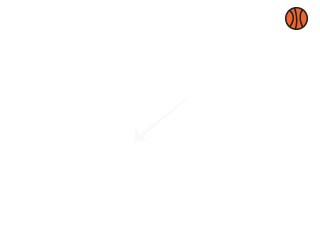
#> input picture data/imgs/1.jpg, 320 x 240 px, found by its file name; the run also reads 1 picture not shown here
$ jupyter execute --allow-errors 5_kalman_filter_object_tracking.ipynb
#> lines starting #> are read from the running program, lines starting #| are printed output that depends on the picture; after the words box and inside, x2 and y2 are one past the last pixel; in counts of white or black regions, pixels touching at a corner belong together
[cell 1]
import numpy as np
import matplotlib.pyplot as plt
import cv2
from numpy.linalg import inv
from skimage.metrics import structural_similarity

np.random.seed(0)

[cell 2]
def get_ball_pos(iimg=0):
    # Read images.
#> called with iimg = 0
    imageA = cv2.imread('./data/Imgs/bg.jpg')
    imageB = cv2.imread('./data/Imgs/{}.jpg'.format(iimg+1))
#> imageB is the input picture: shape (240, 320, 3); mean B, G, R 253.8, 253.9, 254.4

    # Convert the images to grayscale.
    grayA = cv2.cvtColor(imageA, cv2.COLOR_BGR2GRAY)
    grayB = cv2.cvtColor(imageB, cv2.COLOR_BGR2GRAY)

    # 두 이미지 사이의 구조적 유사성 지수(SSIM) 계산, 차이 이미지가 반환되는지 확인.
    _, diff = structural_similarity(grayA, grayB, full=True)
    diff = (diff * 255).astype('uint8')

    # 서로 다른 두 이미지(배경, 공)의 영역을 구하기 위해 이미지 임계값 지정 후 윤곽선 찾기
    thresh = cv2.threshold(diff, 0, 255, cv2.THRESH_BINARY_INV | cv2.THRESH_OTSU)[1]
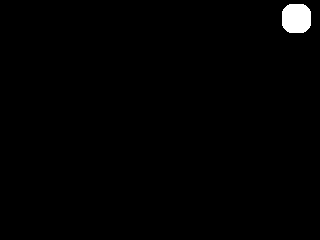
#> thresh: shape (240, 320); 0.98% white; 1 white region
    contours, _ = cv2.findContours(thresh.copy(), cv2.RETR_EXTERNAL, cv2.CHAIN_APPROX_SIMPLE)
#> contours = 1 contour; box (x1, y1, x2, y2) and area: (282, 4, 311, 33) 704
    M = cv2.moments(contours[0])
#> M = moments, m00 704, centre m10/m00, m01/m00 = (296, 18)
    xc = int(M['m10'] / M['m00'])  # center of x as true position.
#> xc = 296
    yc = int(M['m01'] / M['m00'])  # center of y as true position.
#> yc = 18

    v = np.random.normal(0, 15)  # v: 위치의 측정잡음

    xpos_meas = xc + v  # x_pos_meas: 위치x의 측정값 (observable).
#> xpos_meas = 322.5
    ypos_meas = yc + v  # y_pos_meas: 위치y의 측정값 (observable).
#> ypos_meas = 44.46
#> `z_meas = get_ball_pos(i)`: z_meas = [322.5, 44.46]
#> `plt.show()`:
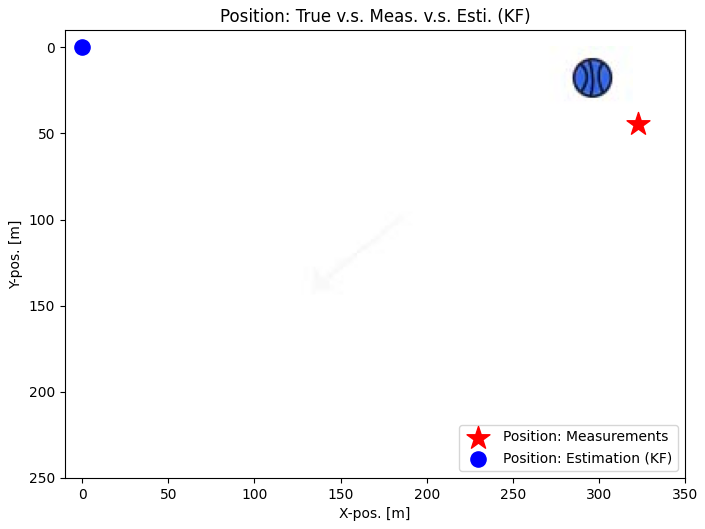
#> figure drawn by matplotlib, 1 panel; B, G, R data is drawn as R, G, B

    return np.array([xpos_meas, ypos_meas])

def kalman_filter(z_meas, x_esti, P):
    """칼만필터 알고리즘 (매개변수 : 측정값, 추정값, 오차공분산)"""
    # (1) Prediction.
    x_pred = A @ x_esti
    P_pred = A @ P @ A.T + Q

    # (2) Kalman Gain.
    K = P_pred @ H.T @ inv(H @ P_pred @ H.T + R)

    # (3) Estimation.
    x_esti = x_pred + K @ (z_meas - H @ x_pred)

    # (4) Error Covariance.
    P = P_pred - K @ H @ P_pred

    return x_esti, P

[cell 3]
n_samples = 24
dt = 1

# Initialization for system model.
# Matrix: A, H, Q, R, P_0
# Vector: x_0
A = np.array([[ 1, dt,  0,  0],
              [ 0,  1,  0,  0],
              [ 0,  0,  1, dt],
              [ 0,  0,  0,  1]])
H = np.array([[ 1,  0,  0,  0],
              [ 0,  0,  1,  0]])
Q = 1.0 * np.eye(4)
R = np.array([[50,  0],
              [ 0, 50]])

# Initialization for estimation.
x_0 = np.array([0, 0, 0, 0])  # (x-pos, x-vel, y-pos, y-vel) by definition in book. / 추정값 초기위치
P_0 = 100 * np.eye(4)


xpos_meas_save = np.zeros(n_samples)
ypos_meas_save = np.zeros(n_samples)
xpos_esti_save = np.zeros(n_samples)
ypos_esti_save = np.zeros(n_samples)


x_esti, P = None, None
#> (the rest of this cell did not finish here and is left out)

[cell 4]
plt.ion()
#> (the rest of this cell did not finish here and is left out)
